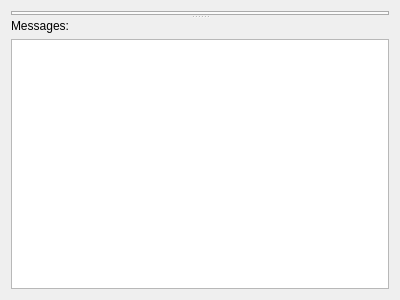
<?xml version="1.0" encoding="UTF-8"?>
<ui version="4.0">
 <class>WareSrcWidget</class>
 <widget class="QWidget" name="WareSrcWidget">
  <property name="geometry">
   <rect>
    <x>0</x>
    <y>0</y>
    <width>400</width>
    <height>300</height>
   </rect>
  </property>
  <property name="windowTitle">
   <string>Form</string>
  </property>
  <layout class="QVBoxLayout" name="verticalLayout_2">
   <item>
    <layout class="QHBoxLayout" name="Toolbar_Layout"/>
   </item>
   <item>
    <widget class="QSplitter" name="splitter">
     <property name="orientation">
      <enum>Qt::Vertical</enum>
     </property>
     <widget class="QTabWidget" name="WareSrcFileCollection">
      <property name="tabPosition">
       <enum>QTabWidget::South</enum>
      </property>
      <property name="currentIndex">
       <number>-1</number>
      </property>
      <property name="tabsClosable">
       <bool>true</bool>
      </property>
      <property name="movable">
       <bool>true</bool>
      </property>
     </widget>
     <widget class="QWidget" name="verticalLayoutWidget">
      <layout class="QVBoxLayout" name="verticalLayout">
       <item>
        <widget class="QLabel" name="label">
         <property name="text">
          <string>Messages:</string>
         </property>
        </widget>
       </item>
       <item>
        <widget class="openfluid::ui::waresdev::WareSrcMsgEditor" name="WareSrcMessageWidget">
         <property name="baseSize">
          <size>
           <width>0</width>
           <height>180</height>
          </size>
         </property>
         <property name="readOnly">
          <bool>true</bool>
         </property>
        </widget>
       </item>
      </layout>
     </widget>
    </widget>
   </item>
  </layout>
 </widget>
 <customwidgets>
  <customwidget>
   <class>openfluid::ui::waresdev::WareSrcMsgEditor</class>
   <extends>QPlainTextEdit</extends>
   <header location="global">openfluid/ui/waresdev/WareSrcMsgEditor.hpp</header>
  </customwidget>
 </customwidgets>
 <resources/>
 <connections/>
</ui>
